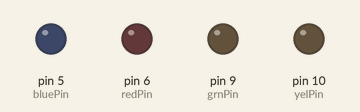
The sketch below on a simulated Arduino Uno, built with avr-gcc and run on an emulated ATmega328P. On the bench: output pins drawn as LEDs (lit = HIGH).

Above: at 0.5 s.
At 2.5 s:
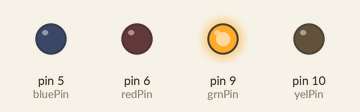
At 4.5 s:
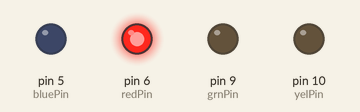
At 9.5 s:
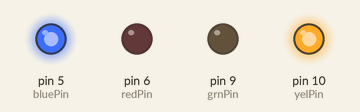
At 14.5 s:
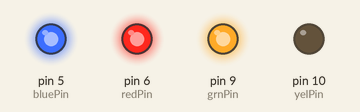
At 19.5 s:
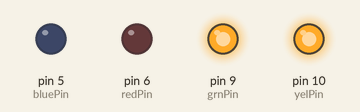
Timing chart, 0 to 20.8 s (numbered marks = the images above):
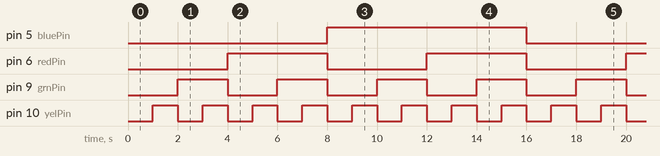

Measured:
- by itself, pin 5 (bluePin): alternates HIGH for 8.0 s and LOW for 8.0 s
- by itself, pin 6 (redPin): alternates HIGH for 4.0 s and LOW for 4.0 s
- by itself, pin 9 (grnPin): alternates HIGH for 2.0 s and LOW for 2.0 s
- by itself, pin 10 (yelPin): alternates HIGH for 1.0 s and LOW for 1.0 s

The sketch:

McWhorter5_4led_bin.ino
```cpp
int bluePin = 5;
int redPin = 6;
int grnPin = 9;
int yelPin = 10;
int waitTime = 1000;

void setup() {
  // put your setup code here, to run once:
  pinMode(bluePin,OUTPUT);
  pinMode(redPin,OUTPUT);
  pinMode(grnPin,OUTPUT);
  pinMode(yelPin,OUTPUT);


}

void loop() {
  // put your main code here, to run repeatedly:


  digitalWrite(bluePin,LOW);
  digitalWrite(redPin,LOW);
  digitalWrite(grnPin,LOW);
  digitalWrite(yelPin,LOW);
  delay(waitTime);

  digitalWrite(bluePin,LOW);
  digitalWrite(redPin,LOW);
  digitalWrite(grnPin,LOW);
  digitalWrite(yelPin,HIGH);
  delay(waitTime);

  digitalWrite(bluePin,LOW);
  digitalWrite(redPin,LOW);
  digitalWrite(grnPin,HIGH);
  digitalWrite(yelPin,LOW);
  delay(waitTime);

  digitalWrite(bluePin,LOW);
  digitalWrite(redPin,LOW);
  digitalWrite(grnPin,HIGH);
  digitalWrite(yelPin,HIGH);
  delay(waitTime);

  digitalWrite(bluePin,LOW);
  digitalWrite(redPin,HIGH);
  digitalWrite(grnPin,LOW);
  digitalWrite(yelPin,LOW);
  delay(waitTime);

  digitalWrite(bluePin,LOW);
  digitalWrite(redPin,HIGH);
  digitalWrite(grnPin,LOW);
  digitalWrite(yelPin,HIGH);
  delay(waitTime);

    digitalWrite(bluePin,LOW);
  digitalWrite(redPin,HIGH);
  digitalWrite(grnPin,HIGH);
  digitalWrite(yelPin,LOW);
  delay(waitTime);

  digitalWrite(bluePin,LOW);
  digitalWrite(redPin,HIGH);
  digitalWrite(grnPin,HIGH);
  digitalWrite(yelPin,HIGH);
  delay(waitTime);

  digitalWrite(bluePin,HIGH);
  digitalWrite(redPin,LOW);
  digitalWrite(grnPin,LOW);
  digitalWrite(yelPin,LOW);
  delay(waitTime);

  digitalWrite(bluePin,HIGH);
  digitalWrite(redPin,LOW);
  digitalWrite(grnPin,LOW);
  digitalWrite(yelPin,HIGH);
  delay(waitTime);

  digitalWrite(bluePin,HIGH);
  digitalWrite(redPin,LOW);
  digitalWrite(grnPin,HIGH);
  digitalWrite(yelPin,LOW);
  delay(waitTime);

  digitalWrite(bluePin,HIGH);
  digitalWrite(redPin,LOW);
  digitalWrite(grnPin,HIGH);
  digitalWrite(yelPin,HIGH);
  delay(waitTime);

  digitalWrite(bluePin,HIGH);
  digitalWrite(redPin,HIGH);
  digitalWrite(grnPin,LOW);
  digitalWrite(yelPin,LOW);
  delay(waitTime);

  digitalWrite(bluePin,HIGH);
  digitalWrite(redPin,HIGH);
  digitalWrite(grnPin,LOW);
  digitalWrite(yelPin,HIGH);
  delay(waitTime);

  digitalWrite(bluePin,HIGH);
  digitalWrite(redPin,HIGH);
  digitalWrite(grnPin,HIGH);
  digitalWrite(yelPin,LOW);
  delay(waitTime);

  digitalWrite(bluePin,HIGH);
  digitalWrite(redPin,HIGH);
  digitalWrite(grnPin,HIGH);
  digitalWrite(yelPin,HIGH);
  delay(waitTime);


}
```
